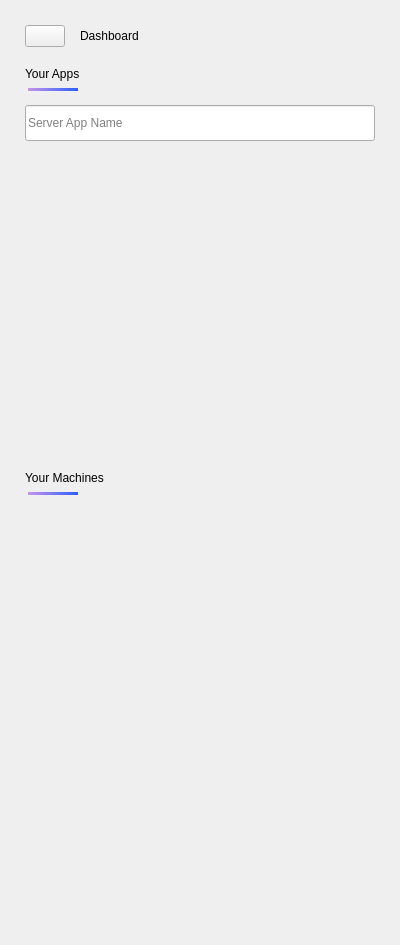
<?xml version="1.0" encoding="UTF-8"?>
<ui version="4.0">
 <class>DashboardWidget</class>
 <widget class="QWidget" name="DashboardWidget">
  <property name="geometry">
   <rect>
    <x>0</x>
    <y>0</y>
    <width>400</width>
    <height>945</height>
   </rect>
  </property>
  <property name="windowTitle">
   <string>Form</string>
  </property>
  <layout class="QVBoxLayout" name="verticalLayout">
   <property name="spacing">
    <number>14</number>
   </property>
   <property name="leftMargin">
    <number>25</number>
   </property>
   <property name="topMargin">
    <number>25</number>
   </property>
   <property name="rightMargin">
    <number>25</number>
   </property>
   <property name="bottomMargin">
    <number>25</number>
   </property>
   <item>
    <layout class="QHBoxLayout" name="topBar">
     <property name="spacing">
      <number>15</number>
     </property>
     <item>
      <widget class="QPushButton" name="menuButton">
       <property name="text">
        <string/>
       </property>
       <property name="icon">
        <iconset resource="main.qrc">
         <normaloff>:/images/resources/images/dashboard/menu.png</normaloff>:/images/resources/images/dashboard/menu.png</iconset>
       </property>
       <property name="iconSize">
        <size>
         <width>16</width>
         <height>13</height>
        </size>
       </property>
      </widget>
     </item>
     <item>
      <widget class="QLabel" name="dashboard">
       <property name="text">
        <string>Dashboard</string>
       </property>
      </widget>
     </item>
     <item>
      <spacer name="hSpacer1">
       <property name="orientation">
        <enum>Qt::Horizontal</enum>
       </property>
       <property name="sizeHint" stdset="0">
        <size>
         <width>40</width>
         <height>20</height>
        </size>
       </property>
      </spacer>
     </item>
     <item>
      <widget class="QLabel" name="logo">
       <property name="text">
        <string/>
       </property>
       <property name="pixmap">
        <pixmap resource="main.qrc">:/images/resources/images/dashboard/logo.png</pixmap>
       </property>
      </widget>
     </item>
     <item>
      <widget class="QLabel" name="minimize">
       <property name="text">
        <string/>
       </property>
       <property name="pixmap">
        <pixmap resource="main.qrc">:/images/resources/images/dashboard/minimize.png</pixmap>
       </property>
      </widget>
     </item>
     <item>
      <widget class="QLabel" name="exit">
       <property name="text">
        <string/>
       </property>
       <property name="pixmap">
        <pixmap resource="main.qrc">:/images/resources/images/dashboard/exit.png</pixmap>
       </property>
      </widget>
     </item>
    </layout>
   </item>
   <item>
    <widget class="QWidget" name="yourApps" native="true">
     <property name="minimumSize">
      <size>
       <width>0</width>
       <height>30</height>
      </size>
     </property>
     <property name="maximumSize">
      <size>
       <width>16777215</width>
       <height>30</height>
      </size>
     </property>
     <widget class="QLabel" name="label_1">
      <property name="geometry">
       <rect>
        <x>0</x>
        <y>0</y>
        <width>91</width>
        <height>26</height>
       </rect>
      </property>
      <property name="styleSheet">
       <string notr="true">font: 16px 'Roboto';
</string>
      </property>
      <property name="text">
       <string>Your Apps</string>
      </property>
     </widget>
     <widget class="QWidget" name="gradientLine_1" native="true">
      <property name="geometry">
       <rect>
        <x>3</x>
        <y>27</y>
        <width>50</width>
        <height>3</height>
       </rect>
      </property>
      <property name="styleSheet">
       <string notr="true">.QWidget {
	background-color: qlineargradient(x1:0 y1:0, x2:1 y2:0, stop:1 rgba(44, 95, 255, 1), stop:0 rgba(196, 148, 234, 1));
}</string>
      </property>
     </widget>
    </widget>
   </item>
   <item>
    <widget class="QLineEdit" name="searchBar">
     <property name="minimumSize">
      <size>
       <width>0</width>
       <height>36</height>
      </size>
     </property>
     <property name="maximumSize">
      <size>
       <width>16777215</width>
       <height>36</height>
      </size>
     </property>
     <property name="text">
      <string/>
     </property>
     <property name="placeholderText">
      <string>Server App Name</string>
     </property>
    </widget>
   </item>
   <item>
    <widget class="DashboardApp" name="app1" native="true">
     <property name="minimumSize">
      <size>
       <width>0</width>
       <height>74</height>
      </size>
     </property>
     <property name="maximumSize">
      <size>
       <width>16777215</width>
       <height>74</height>
      </size>
     </property>
    </widget>
   </item>
   <item>
    <widget class="DashboardApp" name="app2" native="true">
     <property name="minimumSize">
      <size>
       <width>0</width>
       <height>74</height>
      </size>
     </property>
     <property name="maximumSize">
      <size>
       <width>16777215</width>
       <height>74</height>
      </size>
     </property>
    </widget>
   </item>
   <item>
    <widget class="DashboardApp" name="app3" native="true">
     <property name="minimumSize">
      <size>
       <width>0</width>
       <height>120</height>
      </size>
     </property>
     <property name="maximumSize">
      <size>
       <width>16777215</width>
       <height>120</height>
      </size>
     </property>
    </widget>
   </item>
   <item>
    <widget class="QWidget" name="yourMachines" native="true">
     <property name="minimumSize">
      <size>
       <width>0</width>
       <height>30</height>
      </size>
     </property>
     <property name="maximumSize">
      <size>
       <width>16777215</width>
       <height>30</height>
      </size>
     </property>
     <widget class="QLabel" name="label_2">
      <property name="geometry">
       <rect>
        <x>0</x>
        <y>0</y>
        <width>161</width>
        <height>26</height>
       </rect>
      </property>
      <property name="styleSheet">
       <string notr="true">font: 16px 'Roboto';
</string>
      </property>
      <property name="text">
       <string>Your Machines</string>
      </property>
     </widget>
     <widget class="QWidget" name="gradientLine_2" native="true">
      <property name="geometry">
       <rect>
        <x>3</x>
        <y>27</y>
        <width>50</width>
        <height>3</height>
       </rect>
      </property>
      <property name="styleSheet">
       <string notr="true">.QWidget {
	background-color: qlineargradient(x1:0 y1:0, x2:1 y2:0, stop:1 rgba(44, 95, 255, 1), stop:0 rgba(196, 148, 234, 1));
}</string>
      </property>
     </widget>
    </widget>
   </item>
   <item>
    <widget class="DashboardMachine" name="machine1" native="true">
     <property name="minimumSize">
      <size>
       <width>0</width>
       <height>120</height>
      </size>
     </property>
     <property name="maximumSize">
      <size>
       <width>16777215</width>
       <height>120</height>
      </size>
     </property>
    </widget>
   </item>
   <item>
    <widget class="DashboardMachine" name="machine2" native="true">
     <property name="minimumSize">
      <size>
       <width>0</width>
       <height>120</height>
      </size>
     </property>
     <property name="maximumSize">
      <size>
       <width>16777215</width>
       <height>120</height>
      </size>
     </property>
    </widget>
   </item>
   <item>
    <widget class="DashboardMachine" name="machine3" native="true">
     <property name="minimumSize">
      <size>
       <width>0</width>
       <height>120</height>
      </size>
     </property>
     <property name="maximumSize">
      <size>
       <width>16777215</width>
       <height>120</height>
      </size>
     </property>
    </widget>
   </item>
   <item>
    <spacer name="vSpacer1">
     <property name="orientation">
      <enum>Qt::Vertical</enum>
     </property>
     <property name="sizeHint" stdset="0">
      <size>
       <width>20</width>
       <height>40</height>
      </size>
     </property>
    </spacer>
   </item>
  </layout>
 </widget>
 <customwidgets>
  <customwidget>
   <class>DashboardApp</class>
   <extends>QWidget</extends>
   <header>dashboardapp.h</header>
   <container>1</container>
  </customwidget>
  <customwidget>
   <class>DashboardMachine</class>
   <extends>QWidget</extends>
   <header>dashboardmachine.h</header>
   <container>1</container>
  </customwidget>
 </customwidgets>
 <resources>
  <include location="main.qrc"/>
 </resources>
 <connections/>
</ui>
